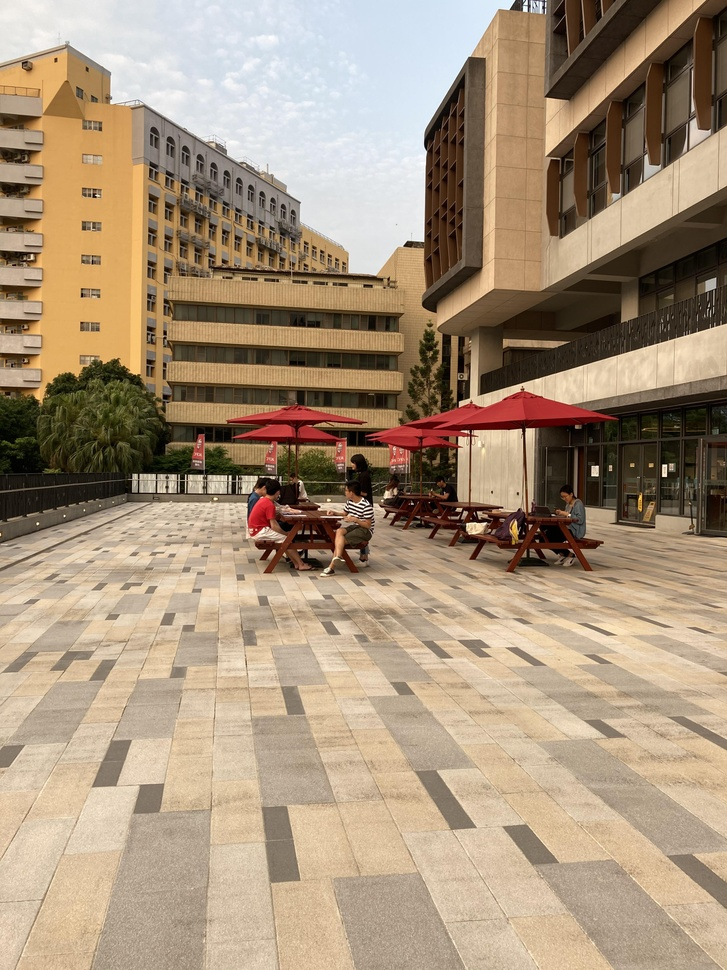
#> input picture pack2_rot/IMG_0018.JPG, 727 x 970 px, shrunk from 3024 x 4032 before the run
$ python msop.py   (older library calls are emulated)
#> lines starting #> are read from the running program, lines starting #| are printed output that depends on the picture
import numpy as np
from matplotlib import pyplot as plt
from scipy import ndimage
from PIL import Image

def bilinear_interpolation(arr, xs, ys):
    '''
    Input:
        arr: numpy array. image data. shape = (h, w) for grayscale or (h, w, 3) for RGB.
        xs, ys: array-like (list or numpy array). x coordinates and y coordinates.

                  y=
                    0  w-1
                x=0 +---+
                    |   |
                    |   |
                h-1 +---+
    Output:
        sampled_image: numpy array. same shape as xs, ys if image is grayscale. for RGB image, the shape would be [xs.shape[0], xs.shape[1], ..., xs.shape[d], 3]
        inside: numpy array. same shape as xs, ys. represents how much the sample is inside the image.
                0: outside the image with 1 pixel margin
                1: inside the image (0 < x < h-1 && 0 < y < w-1)
                0 < inside < 1: outside but within 1 pixel margin. decays linearly on the edge, bilinearly on the corner.
                    for example: (x,y) = (-0.5, -0.5)   inside = 0.25
                                 (x,y) = (-0.5,  0.5)   inside = 0.5
                                 (x,y) = ( 0.5,  0.5)   inside = 1
                                 (x,y) = (  -1,   -1)   inside = 0
    '''
    xs = np.asarray(xs)
    ys = np.asarray(ys)
    #print(xs < 0)
    #print(type(xs < 0))

    #outside = (xs < 0) | (arr.shape[0]-1 < xs) | (ys < 0) | (arr.shape[1]-1 < ys)
    inx = 1 - np.clip(np.maximum(-xs, xs - (arr.shape[0]-1)), 0, 1)
    iny = 1 - np.clip(np.maximum(-ys, ys - (arr.shape[1]-1)), 0, 1)
    inside = inx * iny
    xs = np.clip(xs, 0, arr.shape[0]-1)
    ys = np.clip(ys, 0, arr.shape[1]-1)
    us = np.floor(xs).astype(np.int)
    ls = np.floor(ys).astype(np.int)
    us = np.clip(us, 0, arr.shape[0]-2)
    ls = np.clip(ls, 0, arr.shape[1]-2)
    ds = us + 1
    rs = ls + 1

    Iul = arr[us, ls]
    Iur = arr[us, rs]
    Idl = arr[ds, ls]
    Idr = arr[ds, rs]

    wul = (ds-xs) * (rs-ys)
    wur = (ds-xs) * (ys-ls)
    wdl = (xs-us) * (rs-ys)
    wdr = (xs-us) * (ys-ls)

    #print(list(xs.shape) + [1] * (len(arr.shape) - 2))
    wul = wul.reshape(list(xs.shape) + [1] * (len(arr.shape) - 2))
    wur = wur.reshape(list(xs.shape) + [1] * (len(arr.shape) - 2))
    wdl = wdl.reshape(list(xs.shape) + [1] * (len(arr.shape) - 2))
    wdr = wdr.reshape(list(xs.shape) + [1] * (len(arr.shape) - 2))

    res = Iul * wul + Iur * wur + Idl * wdl + Idr * wdr
    return res, inside

def msop(img_name, base_lvl = 1):
    '''
    Input:
        img_name: string. image file name
        base_lvl: int. start from which level. 1 means skipping the level with original resolution
    Output:
        feature_xs, feature_ys: list of numpy arrays. feature_xs[0] is the x coodinates of features on level=base_lvl, feature_xs[1] on level=base_lvl+1 ...

                  y=
                    0  w-1
                x=0 +---+
                    |   |
                    |   |
                h-1 +---+

        discriptors: list of numpy arrays with shape = (features_count, 8, 8)
    '''
#> called with img_name = 'pack2_rot/IMG_0018.JPG', base_lvl = 1
    print('getting features of {}'.format(img_name))
    im = Image.open(img_name)
#> im is the input picture: PIL image 727x970 RGB; mean R, G, B 166.9, 146.3, 122.4
    im = im.convert('L')
#> im: PIL image 727x970 L
    arrs = [np.asarray(im, dtype=np.float)]
    #print(arrs[0].shape)
    while min(arrs[-1].shape[0], arrs[-1].shape[1]) > 60:
        tmp = arrs[-1][::2, ::2]
        tmp = ndimage.gaussian_filter(tmp, 1.0)
        arrs.append(tmp)
#> this loop made 4 passes
#> pass 2, in msop, `tmp = ndimage.gaussian_filter(tmp, 1.0)`:
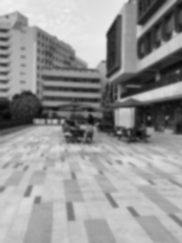
#> tmp: shape (243, 182) float64; min 5.56, max 240, mean 149.9
#> after the loop, arrs = 5 items

    #base_lvl = 1
    lvl = base_lvl

    arrs = arrs[base_lvl:]
#> arrs = 4 items

    feature_xs = []
    feature_ys = []
    discriptors = []
    for arr in arrs:
        print('at level {}'.format(lvl))
        print(arr.shape)
        interest_x = []
        interest_y = []
        val = []
        gx, gy = np.gradient(ndimage.gaussian_filter(arr, 1.0))
        gxgx = ndimage.gaussian_filter(gx ** 2, 1.2)
        gxgy = ndimage.gaussian_filter(gx * gy, 1.2)
        gygy = ndimage.gaussian_filter(gy ** 2, 1.2)
        f = (gxgx * gygy - gxgy ** 2) / (gxgx + gygy + 1e-9)
        for i in range(1, f.shape[0]-1):
            for j in range(1, f.shape[1]-1):
                if f[i, j] > 10.0:
                    is_max = True
                    for di in range(-1, 2):
                        for dj in range(-1, 2):
                            if di == 0 and dj == 0:
                                continue
                            if f[i+di, j+dj] > f[i, j]:
                                is_max = False
                                break
                        if not is_max:
                            break
                    if is_max:
                        grad = np.array([(f[i+1, j] - f[i-1, j]) / 2, (f[i, j+1] - f[i, j-1]) / 2])
                        hessian = np.array([[f[i+1, j] + f[i-1, j] - 2 * f[i, j], (f[i+1, j+1] + f[i-1, j-1] - f[i+1, j-1] - f[i-1, j+1]) / 4],
                                            [(f[i+1, j+1] + f[i-1, j-1] - f[i+1, j-1] - f[i-1, j+1]) / 4, f[i, j+1] + f[i, j-1] - 2 * f[i, j]]])
                        delta = np.linalg.lstsq(hessian, -grad, rcond=None)[0]
                        if np.max(abs(delta)) < 1:
                            v = f[i, j] + np.dot(grad, delta) + 0.5 * delta @ hessian @ delta.T
                            #print(val)
                            interest_x.append(i + delta[0])
                            interest_y.append(j + delta[1])
                            val.append(v)
                        else:
                            #print('big')
                            pass

        interest_x = np.asarray(interest_x)
        interest_y = np.asarray(interest_y)
        val = np.asarray(val)

        print('feature count: {}'.format(interest_x.shape[0]))

        gbx, gby = np.gradient(ndimage.gaussian_filter(arr, 4.5))
        vx = bilinear_interpolation(gbx, interest_x, interest_y)[0]
        vy = bilinear_interpolation(gby, interest_x, interest_y)[0]
        norm = (vx ** 2 + vy ** 2) ** 0.5
        vx /= norm + 1e-9
        vy /= norm + 1e-9
        sxs = np.linspace(-17.5, 17.5, 8)
        sys = np.linspace(-17.5, 17.5, 8)
        sxs, sys = np.meshgrid(sxs, sys)

        disc_sample = ndimage.gaussian_filter(arr, 2.0)
        disc = np.zeros([interest_x.shape[0], 8, 8])
        stay = np.zeros(interest_x.shape[0], dtype=bool)
        for i in range(interest_x.shape[0]):
            tmpx = interest_x[i] + vx[i] * sxs - vy[i] * sys
            tmpy = interest_y[i] + vy[i] * sxs + vx[i] * sys
            samples, inside = bilinear_interpolation(disc_sample, tmpx, tmpy)
            stay[i] = np.any(inside < 0.8)
            mean, std = np.mean(samples), np.std(samples)
            samples = (samples - mean) / (std + 1e-9)
            disc[i] = samples
            if lvl > 0 and False:
                fig, axes = plt.subplots(ncols=2)
                axes[0].imshow(arr, cmap='gray')
                axes[0].set_xlim(interest_y[i]-40, interest_y[i]+40)
                axes[0].set_ylim(interest_x[i]+40, interest_x[i]-40)
                axes[0].scatter(tmpy, tmpx)
                axes[0].plot([interest_y[i], interest_y[i] + vy[i] * 10], [interest_x[i], interest_x[i] + vx[i] * 10])
                axes[1].imshow(samples, cmap='gray')
                plt.show()
        #print(stay)
        stay = np.logical_not(stay)
        #print(stay)
        interest_x = interest_x[stay]
        interest_y = interest_y[stay]
        disc = disc[stay]
        val = val[stay]
        print('inside feature count: {}'.format(interest_x.shape[0]))

        rs = np.array([float('inf')] * len(interest_x))
        for i in range(len(interest_x)):
            print('getting radius {}/{}'.format(i+1, len(interest_x)), end='\r')
            for j in range(len(interest_x)):
                if i == j:
                    continue
                if val[i] < 0.9 * val[j]:
                    rs[i] = min(rs[i], ((interest_x[i] - interest_x[j]) ** 2 + (interest_y[i] - interest_y[j]) ** 2) ** 0.5)
        print()
        inds = np.argsort(rs)[-500:]
        #print(inds)
        interest_x = interest_x[inds]
        interest_y = interest_y[inds]
        disc = disc[inds]
        val = val[inds]

        '''
        fig, axes = plt.subplots(nrows=2, ncols=3)
        tmpx = interest_x[-1] + vx[-1] * sxs - vy[-1] * sys
        tmpy = interest_y[-1] + vy[-1] * sxs + vx[-1] * sys
        axes[0][0].imshow(gxgx, cmap='gray')
        axes[0][1].imshow(gxgy, cmap='gray')
        axes[0][2].imshow(gygy, cmap='gray')
        axes[1][1].imshow(f, cmap='gray')
        axes[1][1].scatter(interest_y[-1], interest_x[-1])
        axes[1][1].scatter(interest_y[-1] + vy[-1], interest_x[-1] + vx[-1])
        #axes[1][1].scatter(tmpy, tmpx)
        axes[1][2].imshow(arr, cmap='gray')
        axes[1][2].scatter(interest_y[-1], interest_x[-1])
        axes[1][2].scatter(interest_y[-1] + vy[-1], interest_x[-1] + vx[-1])
        plt.show()
        '''
        feature_xs.append(interest_x * 2 ** lvl)
        feature_ys.append(interest_y * 2 ** lvl)
        discriptors.append(disc)
        lvl += 1
#> this loop made 4 passes
#> (interest_x, interest_y, val, inds) on pass 4: ([33.44], [23.88], [26.12], [0])
#> (printed output is left out)
#> pass 1, in msop, `gx, gy = np.gradient(ndimage.gaussian_filter(arr, 1.0))`:
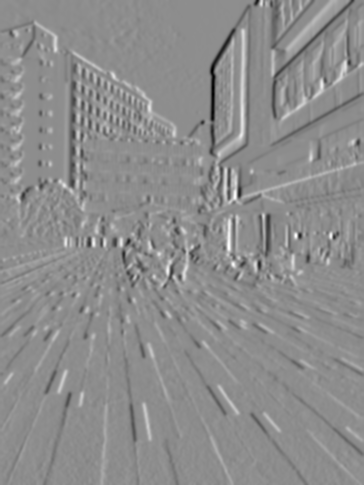
#> gy: shape (485, 364) float64; min -52.44, max 42.13, mean -0.1; drawn with min black and max white
#> pass 1, in msop, `gxgx = ndimage.gaussian_filter(gx ** 2, 1.2)`:
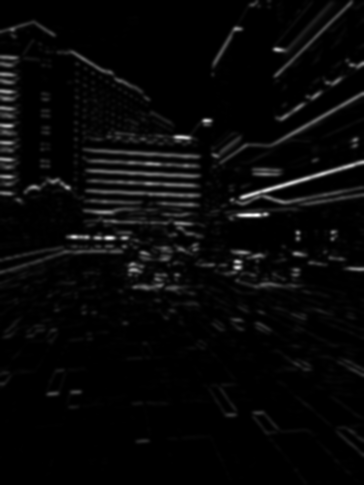
#> gxgx: shape (485, 364) float64; min 5.12e-05, max 1500.8, mean 50.7; drawn with min black and max white
#> pass 1, in msop, `gxgy = ndimage.gaussian_filter(gx * gy, 1.2)`:
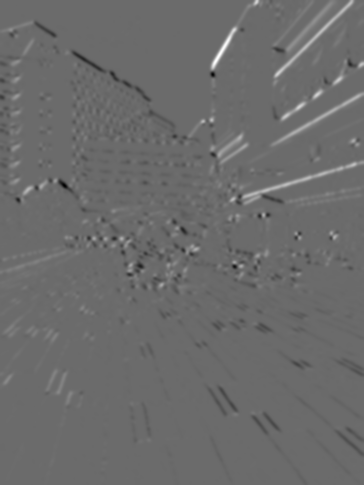
#> gxgy: shape (485, 364) float64; min -535.6, max 738.2, mean 3.1; drawn with min black and max white
#> after the loop:
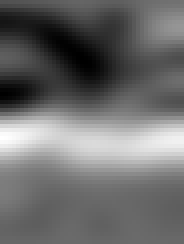
#> gbx: shape (61, 46) float64 (shown 4 times larger); min -7.96, max 11.08, mean 0.129; drawn with min black and max white
#> after the loop:
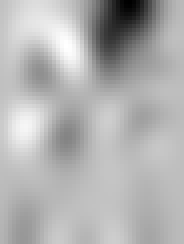
#> gby: shape (61, 46) float64 (shown 4 times larger); min -10.9, max 3.76, mean -0.679; drawn with min black and max white
#> after the loop, discriptors = 4 items; feature_xs = 4 items; feature_ys = 4 items; lvl = 5

    for i in range(len(feature_xs)):
        print('{} features at level {}'.format(feature_xs[i].shape[0], i))

    return feature_xs, feature_ys, discriptors
if __name__ == '__main__':
    #name = 'parrington/prtn00.jpg'
    name = 'pack2_rot/IMG_0018.JPG'
    feats = msop(name, 1)
    im = Image.open(name)
    arr = np.asarray(im)
    fig, ax = plt.subplots()
    ax.imshow(arr)
    for i in range(len(feats[0])):
        ax.scatter(feats[1][i], feats[0][i])
    plt.show()
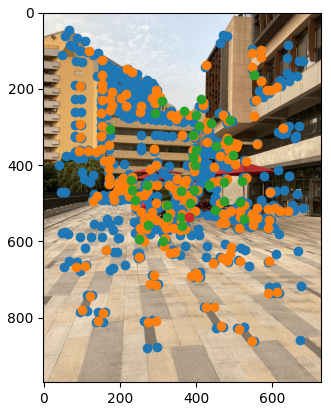
#> figure drawn by matplotlib, 1 panel
    #print(feats[0][0][:30])
    #msop(['download.png'])
    #msop(['pack2_rot/IMG_00{}.JPG'.format(i) for i in range(18, 29)])

$ run again, with pack2_rot/IMG_0019.JPG copied over pack2_rot/IMG_0018.JPG
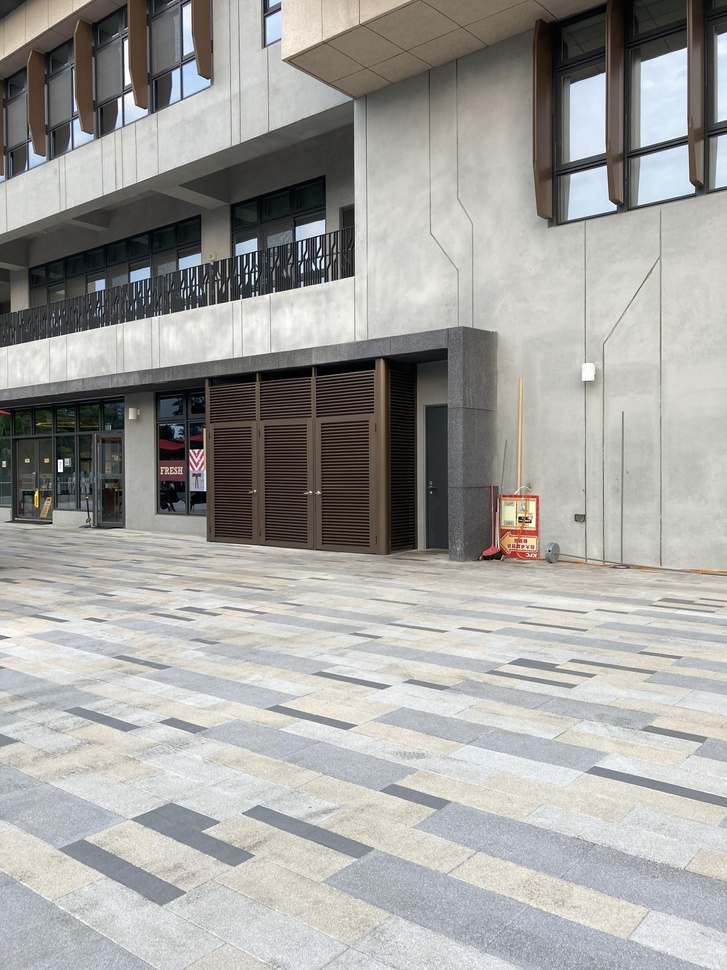
#> input picture pack2_rot/IMG_0019.JPG, 727 x 970 px, shrunk from 3024 x 4032 before the run
#> in msop, im is the input picture: PIL image 727x970 RGB; mean R, G, B 162.1, 161.4, 158.3
#> im: PIL image 727x970 L
#> after the loop in msop, `while min(arrs[-1].shape[0], arrs[-1].shape[1]) > 60:`: arrs = 5 items
#> in msop, `arrs = arrs[base_lvl:]`: arrs = 4 items
#> the loop in msop, `for arr in arrs:` made 4 passes
#> (printed output is left out)
#> pass 1, in msop, `gxgy = ndimage.gaussian_filter(gx * gy, 1.2)`:
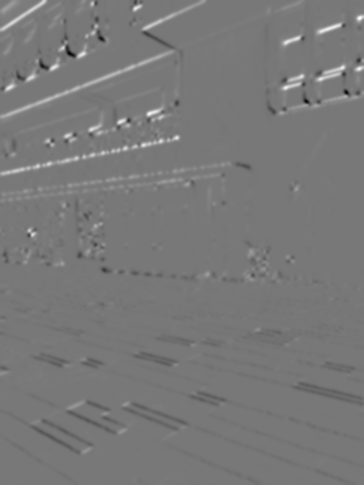
#> gxgy: shape (485, 364) float64; min -446.4, max 498.9, mean 3; drawn with min black and max white
#> after the loop in msop, `for arr in arrs:`: lvl = 5
#> the loop in msop, `for i in range(len(feature_xs)):` made 4 passes
#> the loop `for i in range(len(feats[0])):` made 4 passes
#> `plt.show()`:
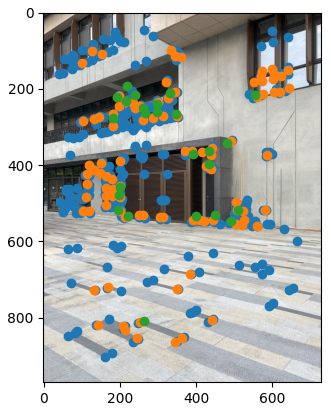
#> figure drawn by matplotlib, 1 panel

$ run again, with pack2_rot/IMG_0020.JPG copied over pack2_rot/IMG_0018.JPG
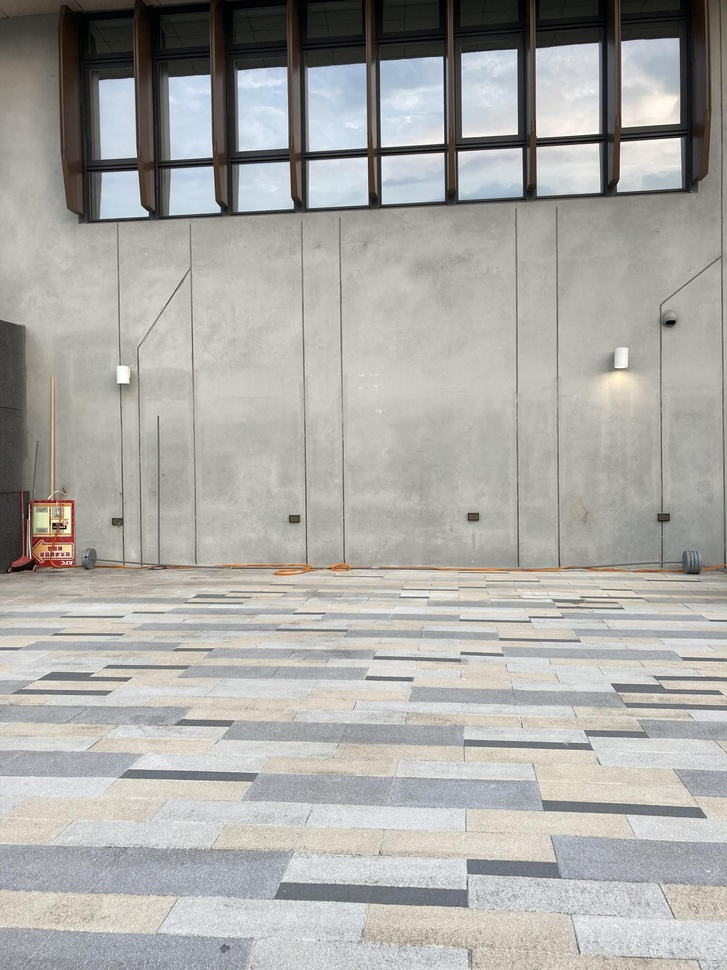
#> input picture pack2_rot/IMG_0020.JPG, 727 x 970 px, shrunk from 3024 x 4032 before the run
#> in msop, im is the input picture: PIL image 727x970 RGB; mean R, G, B 169.6, 168.8, 165.2
#> im: PIL image 727x970 L
#> after the loop in msop, `while min(arrs[-1].shape[0], arrs[-1].shape[1]) > 60:`: arrs = 5 items
#> in msop, `arrs = arrs[base_lvl:]`: arrs = 4 items
#> the loop in msop, `for arr in arrs:` made 4 passes
#> (interest_x, interest_y, val, inds) on pass 3: ([19.33, 23.59, 26.76, 25.7, 19.59], [39.97, 40.84, 28.84, 55.15, 34.82], [63.63, 59.96, 40.04, 27.05, 73.28], [0, 2, 4, 3, 1])
#> (printed output is left out)
#> pass 1, in msop, `gxgy = ndimage.gaussian_filter(gx * gy, 1.2)`:
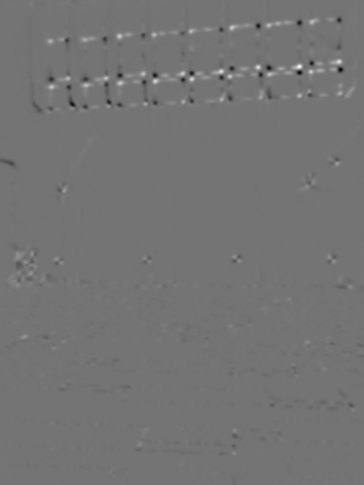
#> gxgy: shape (485, 364) float64; min -515.3, max 614.1, mean 0.4; drawn with min black and max white
#> after the loop in msop, `for arr in arrs:`: lvl = 5
#> the loop in msop, `for i in range(len(feature_xs)):` made 4 passes
#> the loop `for i in range(len(feats[0])):` made 4 passes
#> `plt.show()`:
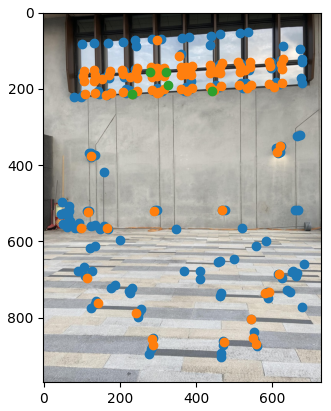
#> figure drawn by matplotlib, 1 panel
